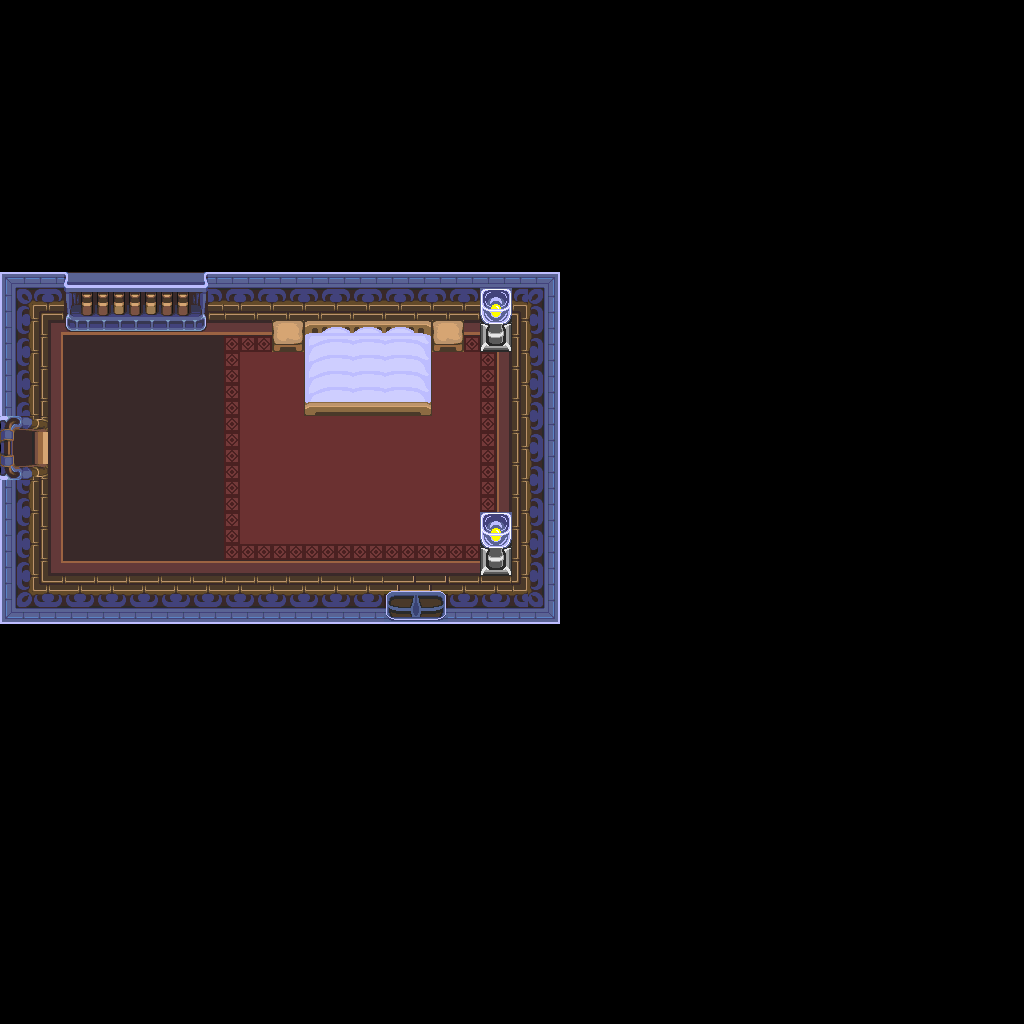

Rendered tile map (Tiled .tmx) drawn with the repository's tilesets; below, a short description and the map source with its tile grids summarised:
An orthogonal 64x64 tile map with 16x16 px tiles, 1 tile layer (base), 1 hidden layer not drawn and 3 objects.

<map version="1.10" tiledversion="1.12.1" orientation="orthogonal" renderorder="right-down" width="64" height="64" tilewidth="16" tileheight="16" infinite="0" nextlayerid="3" nextobjectid="4">
 <tileset firstgid="1" source="../classiciphone_pics4.tsx" />
 <layer id="1" name="base" width="64" height="64">
  <data>[4096 cells, 4096 non-empty, 101 distinct tile ids]</data>
 </layer>
 <layer id="2" name="collision" width="64" height="64" visible="0">
  <properties><property name="collision" value="true" /></properties>
  <data>[4096 cells, 3657 non-empty, 1 distinct tile ids]</data>
 </layer>
 <objectgroup id="3" name="npcs">
  <object id="1" x="304.0" y="320.0" width="16" height="16">
   <properties>
    <property name="gani" value="bed.png" />
    <property name="script" type="string">-- Auto-converted from GraalScript
-- [CLIENT-SIDE — server no-op]
-- if (created) {
-- drawunderplayer;
-- dontblock;
-- }</property>
   </properties>
  </object>
  <object id="2" x="560.0" y="224.0" width="16" height="16">
   <properties>
    <property name="script" type="string">-- Auto-converted from GraalScript
joinResource("level_nopk")</property>
   </properties>
  </object>
  <object id="3" x="592.0" y="368.0" width="16" height="16">
   <properties>
    <property name="script" type="string">-- Auto-converted from GraalScript
-- join("control_midi");
-- [CLIENT-SIDE — server no-op]
-- function onCreated(){
-- this.midi = "stef37.mid";
-- }</property>
   </properties>
  </object>
 </objectgroup>
</map>
